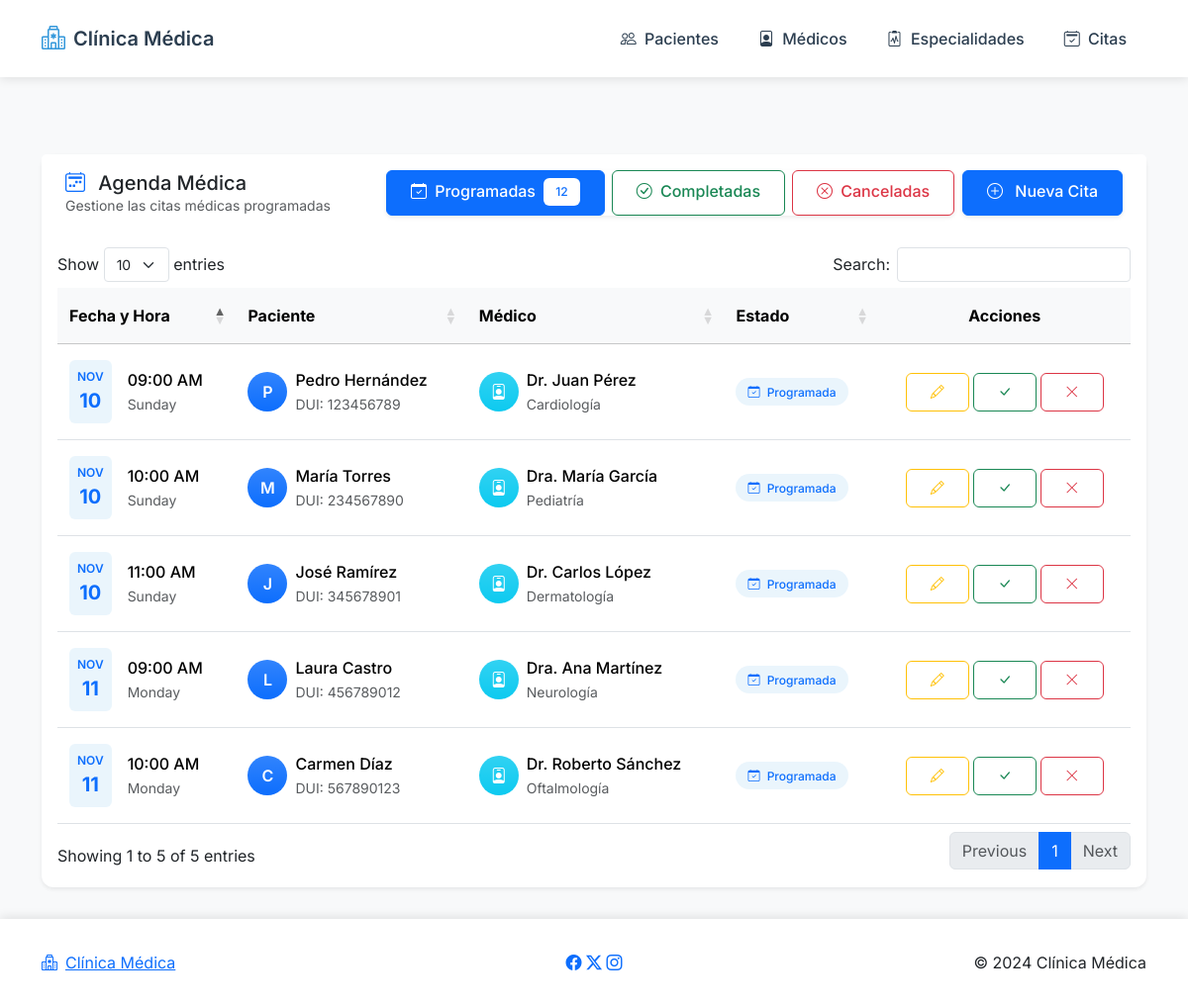
The page /index.php?controller=cita&action=index on the database its author committed.
### tables this page shows
CREATE TABLE citas (
    id_cita INT AUTO_INCREMENT NOT NULL,
    fecha_cita DATE NOT NULL,
    hora_cita TIME NOT NULL,
    id_paciente INT NOT NULL,
    id_medico INT NOT NULL,
    estado_cita ENUM('programada', 'completada', 'cancelada') DEFAULT 'programada',
    motivo_consulta VARCHAR(200),
    observaciones TEXT,
    fecha_registro TIMESTAMP DEFAULT CURRENT_TIMESTAMP,
    PRIMARY KEY (id_cita),
    FOREIGN KEY (id_paciente) REFERENCES pacientes(id_paciente),
    FOREIGN KEY (id_medico) REFERENCES medicos(id_medico)
);

CREATE TABLE pacientes (
    id_paciente INT AUTO_INCREMENT NOT NULL,
    nombre_completo VARCHAR(100) NOT NULL,
    fecha_nacimiento DATE NOT NULL,
    dui VARCHAR(9) NOT NULL UNIQUE,
    telefono VARCHAR(8) NOT NULL,
    correo VARCHAR(100),
    direccion VARCHAR(200),
    estado TINYINT(1) DEFAULT 1,
    fecha_registro TIMESTAMP DEFAULT CURRENT_TIMESTAMP,
    PRIMARY KEY (id_paciente)
);

CREATE TABLE medicos (
    id_medico INT AUTO_INCREMENT NOT NULL,
    nombre_completo VARCHAR(100) NOT NULL,
    numero_jvpm VARCHAR(20) NOT NULL UNIQUE,
    telefono VARCHAR(8) NOT NULL,
    correo VARCHAR(100),
    id_especialidad INT NOT NULL,
    estado TINYINT(1) DEFAULT 1,
    fecha_registro TIMESTAMP DEFAULT CURRENT_TIMESTAMP,
    PRIMARY KEY (id_medico),
    FOREIGN KEY (id_especialidad) REFERENCES especialidades(id_especialidad)
);

CREATE TABLE especialidades (
    id_especialidad INT AUTO_INCREMENT NOT NULL,
    nombre_especialidad VARCHAR(50) NOT NULL,
    descripcion VARCHAR(200),
    estado TINYINT(1) DEFAULT 1,
    fecha_registro TIMESTAMP DEFAULT CURRENT_TIMESTAMP,
    PRIMARY KEY (id_especialidad)
);

### Controladores/CitaController.php (called while the page is built, shortened)
<?php
require_once 'Modelos/Cita.php';
class CitaController
{
    private $citaModel;
    public function __construct()
    {
        $this->citaModel = new Cita();
    }
    public function index()
    {
        $estado_filtro = isset($_GET['estado']) ? $_GET['estado'] : 'programada';
        $citas = $this->citaModel->leer($estado_filtro);
        require_once 'Vistas/citas/listar.php';
    }
}

### Modelos/Cita.php (called while the page is built, shortened)
<?php
require_once 'config/database.php';
class Cita {
    private $conn;
    private $table_name = "citas";
    public function __construct() {
        $database = new Database();
        $this->conn = $database->getConnection();
    }
    public function leer($filtro_estado = null) {
        $query = "SELECT c.*, p.nombre_completo as nombre_paciente, p.dui,
                         m.nombre_completo as nombre_medico, e.nombre_especialidad
                FROM " . $this->table_name . " c
                INNER JOIN pacientes p ON c.id_paciente = p.id_paciente
                INNER JOIN medicos m ON c.id_medico = m.id_medico
                INNER JOIN especialidades e ON m.id_especialidad = e.id_especialidad
                WHERE 1=1";
        if($filtro_estado) {
            $query .= " AND c.estado_cita = :estado_cita";
        }
        $query .= " ORDER BY c.fecha_cita ASC, c.hora_cita ASC";
        $stmt = $this->conn->prepare($query);
        if($filtro_estado) {
            $stmt->bindParam(":estado_cita", $filtro_estado);
        }
        $stmt->execute();
        return $stmt;
    }
}

### config/Database.php (called while the page is built, shortened)
<?php
class Database {
    private $host = 'localhost';
    private $db_name = 'l2_clinicaab123456';
    private $username = 'root';
    private $password = '';
    public function getConnection() {
        $this->conn = null;
        try {
            $this->conn = new PDO(
                "mysql:host=" . $this->host . ";dbname=" . $this->db_name,
                $this->username,
                $this->password
            );
            $this->conn->setAttribute(PDO::ATTR_ERRMODE, PDO::ERRMODE_EXCEPTION);
            $this->conn->exec("set names utf8");
        } catch(PDOException $e) {
            echo "Error de conexión: " . $e->getMessage();
        }
        return $this->conn;
    }
}

### Vistas/citas/listar.php (the view, shortened to what this page needs)
<?php require_once 'Vistas/templates/header.php'; ?>
<div class="container mt-5">
    <div class="row">
        <div class="col-12">
            <div class="card border-0 shadow-sm">
                <div class="card-header bg-white py-3">
                    <div class="d-flex justify-content-between align-items-center flex-wrap">
                        <div class="mb-2 mb-md-0">
                            <h5 class="mb-0">
                                <i class="bi bi-calendar2-week me-2 text-primary"></i>
                                Agenda Médica
                            </h5>
                            <p class="text-muted small mb-0">Gestione las citas médicas programadas</p>
                        </div>
                        <div class="d-flex justify-content-between flex-wrap">
                            <div class="btn-group shadow-sm me-2">
                                <a href="index.php?controller=cita&action=index&estado=programada"
                                    class="btn <?php echo (!isset($_GET['estado']) || $_GET['estado'] == 'programada') ? 'btn-primary' : 'btn-outline-primary'; ?>">
                                    <i class="bi bi-calendar-check me-1"></i>
                                    Programadas
                                    <span class="badge bg-white text-primary ms-1">12</span>
                                </a>
                                <a href="index.php?controller=cita&action=index&estado=completada"
                                    class="btn <?php echo (isset($_GET['estado']) && $_GET['estado'] == 'completada') ? 'btn-success' : 'btn-outline-success'; ?>">
                                    <i class="bi bi-check-circle me-1"></i>
                                    Completadas
                                </a>
                                <a href="index.php?controller=cita&action=index&estado=cancelada"
                                    class="btn <?php echo (isset($_GET['estado']) && $_GET['estado'] == 'cancelada') ? 'btn-danger' : 'btn-outline-danger'; ?>">
                                    <i class="bi bi-x-circle me-1"></i>
                                    Canceladas
                                </a>
                            </div>
                            <a href="index.php?controller=cita&action=crear" class="btn btn-primary shadow-sm">
                                <i class="bi bi-plus-circle me-2"></i>
                                Nueva Cita
                            </a>
                        </div>
                    </div>
                </div>
                <div class="card-body">
                    <div class="table-responsive">
                        <table id="tablaCitas" class="table table-hover align-middle">
                            <thead class="table-light">
                                <tr>
                                    <th>Fecha y Hora</th>
                                    <th>Paciente</th>
                                    <th>Médico</th>
                                    <th>Estado</th>
                                    <th class="text-center">Acciones</th>
                                </tr>
                            </thead>
                            <tbody>
                                <?php while ($row = $citas->fetch(PDO::FETCH_ASSOC)): ?>
                                    <tr>
                                        <td>
                                            <div class="d-flex align-items-center">
                                                <div class="calendar-icon me-3 text-primary">
                                                    <div class="calendar-month"><?php echo strtoupper(date('M', strtotime($row['fecha_cita']))); ?></div>
                                                    <div class="calendar-day"><?php echo date('d', strtotime($row['fecha_cita'])); ?></div>
                                                </div>
                                                <div>
                                                    <div class="fw-medium"><?php echo date('h:i A', strtotime($row['hora_cita'])); ?></div>
                                                    <small class="text-muted"><?php echo date('l', strtotime($row['fecha_cita'])); ?></small>
                                                </div>
                                            </div>
                                        </td>
                                        <td>
                                            <div class="d-flex align-items-center">
                                                <div class="avatar-circle bg-primary bg-gradient text-white me-2">
                                                    <?php echo strtoupper(substr($row['nombre_paciente'], 0, 1)); ?>
                                                </div>
                                                <div>
                                                    <div class="fw-medium"><?php echo htmlspecialchars($row['nombre_paciente']); ?></div>
                                                    <small class="text-muted">DUI: <?php echo htmlspecialchars($row['dui']); ?></small>
                                                </div>
                                            </div>
                                        </td>
                                        <td>
                                            <div class="d-flex align-items-center">
                                                <div class="avatar-circle bg-info bg-gradient text-white me-2">
                                                    <i class="bi bi-person-badge"></i>
                                                </div>
                                                <div>
                                                    <div class="fw-medium"><?php echo htmlspecialchars($row['nombre_medico']); ?></div>
                                                    <small class="text-muted"><?php echo htmlspecialchars($row['nombre_especialidad']); ?></small>
                                                </div>
                                            </div>
                                        </td>
                                        <td>
                                            <span class="badge rounded-pill <?php
                                                                            echo $row['estado_cita'] == 'programada' ? 'bg-primary-subtle text-primary' : ($row['estado_cita'] == 'completada' ? 'bg-success-subtle text-success' : 'bg-danger-subtle text-danger');
                                                                            ?>">
                                                <i class="bi <?php
                                                                echo $row['estado_cita'] == 'programada' ? 'bi-calendar-check' : ($row['estado_cita'] == 'completada' ? 'bi-check-circle' : 'bi-x-circle');
                                                                ?> me-1"></i>
                                                <?php echo ucfirst($row['estado_cita']); ?>
                                            </span>
                                        </td>
                                        <td>
                                            <div class="d-flex justify-content-center gap-1">
                                                <?php if ($row['estado_cita'] == 'programada'): ?>
                                                    <a href="index.php?controller=cita&action=editar&id=<?php echo $row['id_cita']; ?>"
                                                        class="btn btn-sm btn-outline-warning"
                                                        title="Editar cita">
                                                        <i class="bi bi-pencil"></i>
                                                    </a>
                                                    <button type="button"
                                                        class="btn btn-sm btn-outline-success"
                                                        data-bs-toggle="modal"
                                                        data-bs-target="#completarModal<?php echo $row['id_cita']; ?>"
                                                        title="Marcar como completada">
                                                        <i class="bi bi-check-lg"></i>
                                                    </button>
                                                    <button type="button"
                                                        class="btn btn-sm btn-outline-danger"
                                                        data-bs-toggle="modal"
                                                        data-bs-target="#cancelarModal<?php echo $row['id_cita']; ?>"
                                                        title="Cancelar cita">
                                                        <i class="bi bi-x-lg"></i>
                                                    </button>
                                                <?php endif; ?>
                                            </div>
                                        </td>
                                    </tr>
                                <?php endwhile; ?>
                            </tbody>
                        </table>
                    </div>
                </div>
            </div>
        </div>
    </div>
</div>
<?php require_once 'Vistas/templates/footer.php'; ?>

### public/css/UM18002_L2_ClaveX.css (style rules this page uses)
:root { --primary-color: #3498db; --success-color: #2ecc71; --info-color: #17a2b8; --warning-color: #f1c40f; --danger-color: #e74c3c; --border-radius: 6px; --transition: all 0.3s ease; }
body { font-family: "Inter", sans-serif; background-color: #f8f9fa; padding-top: 76px; }
.card { border: none; border-radius: 12px; box-shadow: 0 0.125rem 0.25rem rgba(0, 0, 0, 0.075); }
.card-header { background-color: white; border-bottom: none; padding: 1.5rem; }
.btn { padding: 0.5rem 1.5rem; font-weight: 500; border-radius: var(--border-radius); transition: var(--transition); }
.avatar-circle { width: 40px; height: 40px; border-radius: 50%; display: flex; align-items: center; justify-content: center; font-weight: 600; }
.table > :not(caption) > * > * { padding: 1rem 0.75rem; }
.badge { padding: 0.5rem 0.75rem; font-weight: 500; }
.calendar-icon { background: rgba(52, 152, 219, 0.1); padding: 0.5rem; border-radius: var(--border-radius); text-align: center; }
.calendar-month { font-size: 0.75rem; font-weight: 600; text-transform: uppercase; }
.calendar-day { font-size: 1.25rem; font-weight: 700; }
.btn-group { gap: 0.5rem; }
.btn-group .btn { border-radius: var(--border-radius) !important; }
.bg-primary-subtle { background-color: rgba(52, 152, 219, 0.1) !important; }

### rows shown on the page
citas: fecha_cita "NOV", fecha_cita "10", hora_cita "09:00 AM", fecha_cita "Sunday", id_paciente.nombre_completo "P", id_paciente.nombre_completo "Pedro Hernández", id_paciente.dui "123456789", id_medico.nombre_completo "Dr. Juan Pérez", especialidades.nombre_especialidad "Cardiología", estado_cita "Programada"
citas: fecha_cita "NOV", fecha_cita "10", hora_cita "10:00 AM", fecha_cita "Sunday", id_paciente.nombre_completo "M", id_paciente.nombre_completo "María Torres", id_paciente.dui "234567890", id_medico.nombre_completo "Dra. María García", especialidades.nombre_especialidad "Pediatría", estado_cita "Programada"
citas: fecha_cita "NOV", fecha_cita "10", hora_cita "11:00 AM", fecha_cita "Sunday", id_paciente.nombre_completo "J", id_paciente.nombre_completo "José Ramírez", id_paciente.dui "345678901", id_medico.nombre_completo "Dr. Carlos López", especialidades.nombre_especialidad "Dermatología", estado_cita "Programada"
citas: fecha_cita "NOV", fecha_cita "11", hora_cita "09:00 AM", fecha_cita "Monday", id_paciente.nombre_completo "L", id_paciente.nombre_completo "Laura Castro", id_paciente.dui "456789012", id_medico.nombre_completo "Dra. Ana Martínez", especialidades.nombre_especialidad "Neurología", estado_cita "Programada"
citas: fecha_cita "NOV", fecha_cita "11", hora_cita "10:00 AM", fecha_cita "Monday", id_paciente.nombre_completo "C", id_paciente.nombre_completo "Carmen Díaz", id_paciente.dui "567890123", id_medico.nombre_completo "Dr. Roberto Sánchez", especialidades.nombre_especialidad "Oftalmología", estado_cita "Programada"
